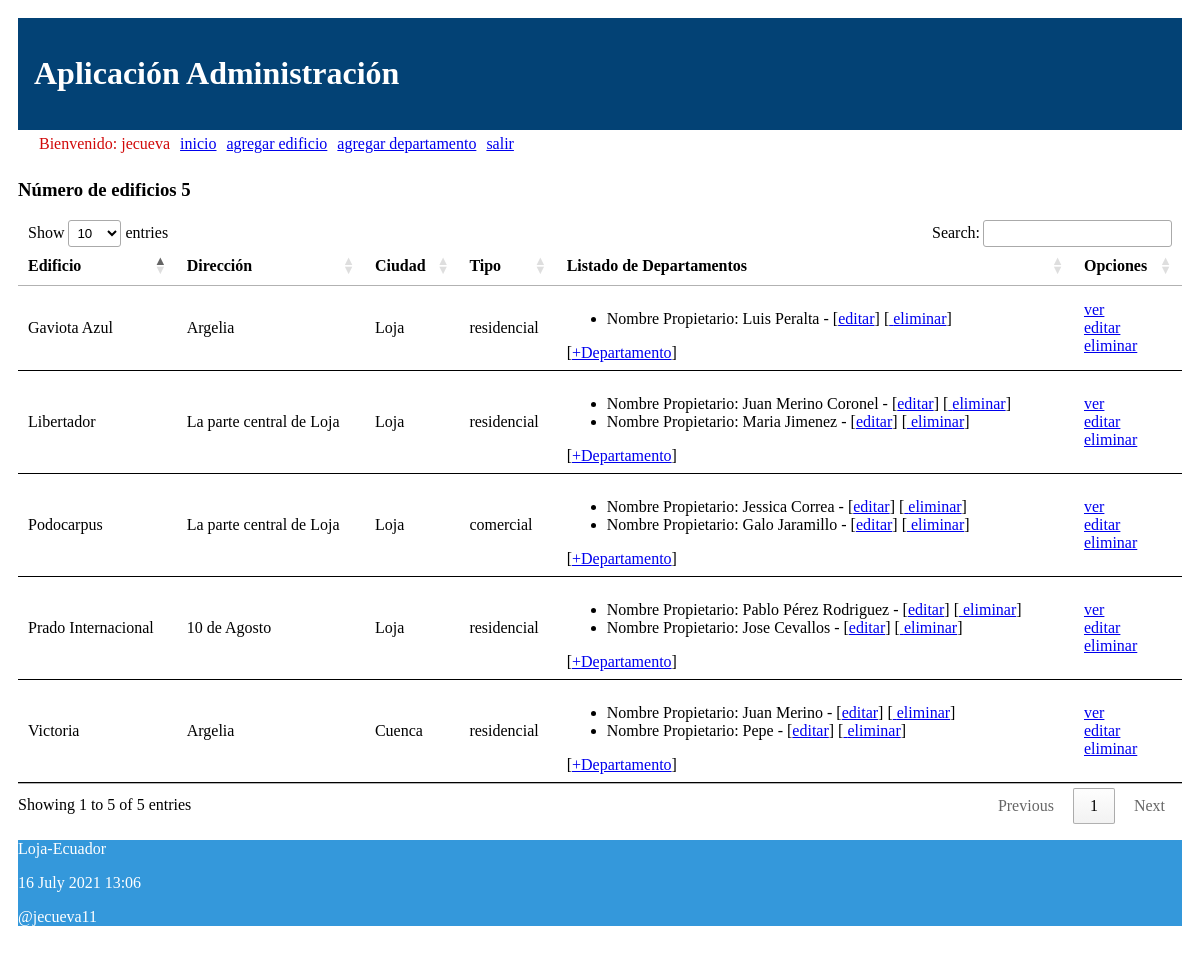
The app's page / (signed in) with its own data.
### administrativo/models.py (models this page shows, shortened)
class Edificio(models.Model):
    opciones_tipo = (
        ('residencial', 'Tipo residencial'),
        ('comercial', 'Tipo comercial'),
    )
    nombre = models.CharField(max_length=30)
    direccion = models.CharField(max_length=30)
    ciudad = models.CharField(max_length=30)
    tipo_edificio = models.CharField(max_length=30, \
        choices=opciones_tipo)

class Departamento(models.Model):
    nombre_prop = models.CharField("Nombre del Propietario", max_length=100)
    costo_depart = models.DecimalField("Costo de departamentos", max_digits=100, decimal_places=2)
    numero_cuartos = models.IntegerField("Número de cuartos")
    edificio = models.ForeignKey(Edificio, on_delete=models.CASCADE,
            related_name="edificios")

### administrativo/views.py (the view)
# urls.py: path('', views.index, name='index'),
def index(request):
    edificio = Edificio.objects.all()
    informacion_template = {'edificio': edificio, 'numero_edificio': len(edificio)}
    return render(request, 'index.html', informacion_template)

### administrativo/templates/index.html (shortened to what this page needs)
{% extends "master.html" %}
{% block content %}
<h3>Número de edificios {{ numero_edificio }}</h3>
<table id="tabla_datos">
  <thead>
    <tr>
      <th>Edificio</th>
      <th>Dirección</th>
      <th>Ciudad</th>
      <th>Tipo</th>
      <th>Listado de Departamentos</th>
      <th>Opciones</th>
    </tr>
  </thead>
  {% for f in edificio %}
  <tr>
    <td> {{f.nombre}}</td>
    <td> {{f.direccion}}</td>
    <td> {{f.ciudad}}</td>
    <td> {{f.tipo_edificio}} </td>
    <td>
        <ul>
          {% for e in f.edificios.all %}
            <li>
                <span>Nombre Propietario: {{e.nombre_prop}} - [<a href="{% url 'editar_departamento' e.id %}">editar</a>]
                    [<a href="{% url 'eliminar_departamento' e.id %}" onclick="return confirm('¿Está seguro de la eliminación?')" >
                    eliminar</a>] </span>
            </li>
          {% endfor %}
        </ul>
        [<a href="{% url 'crear_departamento_edificio' f.id%}">+Departamento</a>]
    </td>
    <td> <a href="{% url 'obtener_edificio' f.id %}">ver</a> <br>
        <a href="{% url 'editar_edificio' f.id %}">editar</a> <br>
        <a href="{% url 'eliminar_edificio' f.id %}"
        onclick="return confirm('¿Está seguro de la eliminación?')" >
        eliminar</a>
    </td>
  </tr>
  {% endfor %}
</table>
{% endblock %}

### administrativo/templates/master.html (shortened to what this page needs)
<!DOCTYPE html>
<html>
  <head>
    {% load static %}
    <link rel="stylesheet" type="text/css" href="{% static 'css/estilos.css' %}">
    <link rel="stylesheet" type="text/css" href="https://cdn.datatables.net/1.10.25/css/jquery.dataTables.min.css">
  </head>
  <body>
  <header>
    <h1>Aplicación Administración </h1>
    <nav class="top_menu">
      <ul>
        {% if user.is_authenticated %}
          <li style="color: rgb(209, 9, 9);">  Bienvenido: {{user.username}}</li>
        {% endif %}
        <li><a href="{% url 'index' %}">inicio</a></li>
        <li><a href="{% url 'crear_edificio' %}">agregar edificio</a></li>
        <li><a href="{% url 'crear_departamento' %}">agregar departamento</a></li>
        {% if user.is_authenticated %}
          <li><a href="{% url 'logout_view' %}">salir</a></li>
        {% else %}
          <li><a href="{% url 'login' %}">ingresar</a></li>
        {% endif %}
      </ul>
    </nav>
  </header>
  <section>
      {% block content %}{% endblock %}
  </section>
{% include 'footer.html' %}
  </body>
</html>

### administrativo/static/css/estilos.css (style rules this page uses)
body { background: white; padding: 10px; }
header { background: #034275; color: #FFF; padding: 1em; }
th, td { padding: 15px; border-bottom: 1px solid black; }
.top_menu ul { list-style:none; float:left; padding: 5px; width:95%; }
.top_menu ul li { float:left; margin-right:10px; margin-bottom:5px; }

### records on screen
Edificio: nombre "Victoria", direccion "Argelia", ciudad "Cuenca", tipo_edificio "residencial"
Departamento: nombre_prop "Juan Merino"
Departamento: nombre_prop "Pepe"
Edificio: nombre "Libertador", direccion "La parte central de Loja", ciudad "Loja", tipo_edificio "residencial"
Departamento: nombre_prop "Juan Merino Coronel"
Departamento: nombre_prop "Maria Jimenez"
Edificio: nombre "Prado Internacional", direccion "10 de Agosto", ciudad "Loja", tipo_edificio "residencial"
Departamento: nombre_prop "Pablo Pérez Rodriguez"
Departamento: nombre_prop "Jose Cevallos"
Edificio: nombre "Podocarpus", direccion "La parte central de Loja", ciudad "Loja", tipo_edificio "comercial"
Departamento: nombre_prop "Jessica Correa"
Departamento: nombre_prop "Galo Jaramillo"
Edificio: nombre "Gaviota Azul", direccion "Argelia", ciudad "Loja", tipo_edificio "residencial"
Departamento: nombre_prop "Luis Peralta"

### other values on screen
{{ user.username }} "jecueva"
{{ numero_edificio }} "5"
